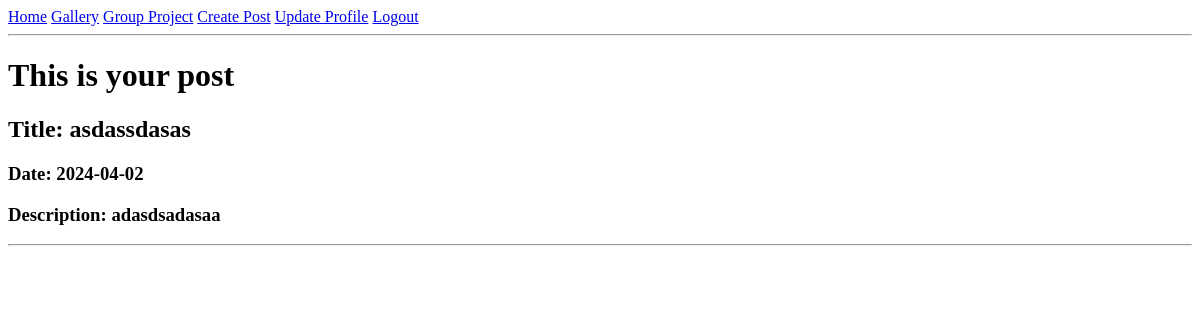
/index.php (signed in), run on an earlier commit of the app's database.
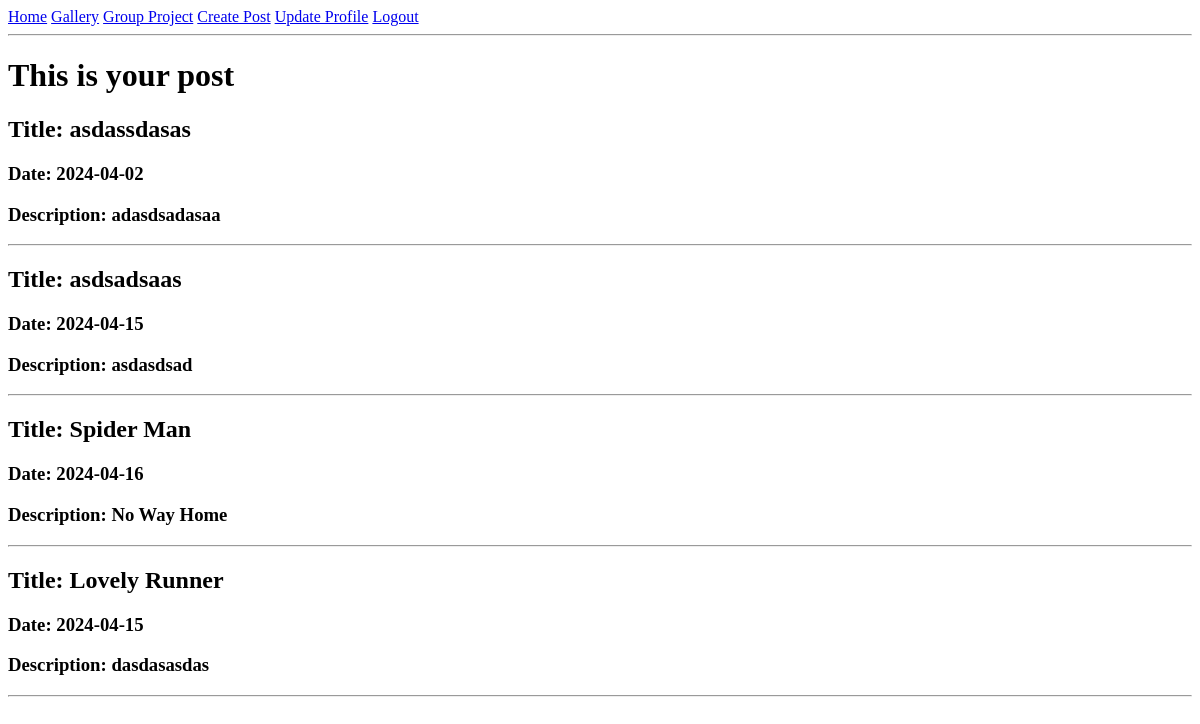
And on a later commit of the database.
### tables this page shows
CREATE TABLE `post` (
  `id` int(255) NOT NULL,
  `title` varchar(255) NOT NULL,
  `date` date NOT NULL,
  `desc` longtext NOT NULL,
  `postBy` varchar(255) NOT NULL
);

### index.php (the view, shortened to what this page needs)
<?php
    include "conn.php";
    $e = $_SESSION['email'];
    $get_name = mysqli_query($conn, "SELECT * FROM users WHERE email = '$e'");
    while($row = mysqli_fetch_object($get_name)){
        $name = $row -> name;
    }
?>
<!DOCTYPE html>
<html lang="en">
<head>
</head>
<body>
    <a href="index.php">Home</a>
    <a href="gallery.php">Gallery</a>
    <a href="groupProject.php">Group Project</a>
    <a href="createPost.php">Create Post</a>
    <a href="update_profile.php">Update Profile</a>
    <a href="login.php">Logout</a>
    <hr>
    <h1>This is your post</h1>
    <?php
        $get_post = mysqli_query($conn, "SELECT * FROM post WHERE postBy = '$name'");
        while($row = mysqli_fetch_array($get_post)){
            ?>
                <h2>Title: <?php echo $row['title']; ?></h2>
                <h3>Date: <?php echo $row['date']; ?></h3>
                <h3>Description: <?php echo $row['desc']; ?></h3>
                <hr>
            <?php
        }
    ?>
</body>
</html>

What changed in the data, as far as the page shows it:
added post: title "asdsadsaas", date "2024-04-15", desc "asdasdsad"
added post: title "Spider Man", date "2024-04-16", desc "No Way Home"
added post: title "Lovely Runner", date "2024-04-15", desc "dasdasasdas"
